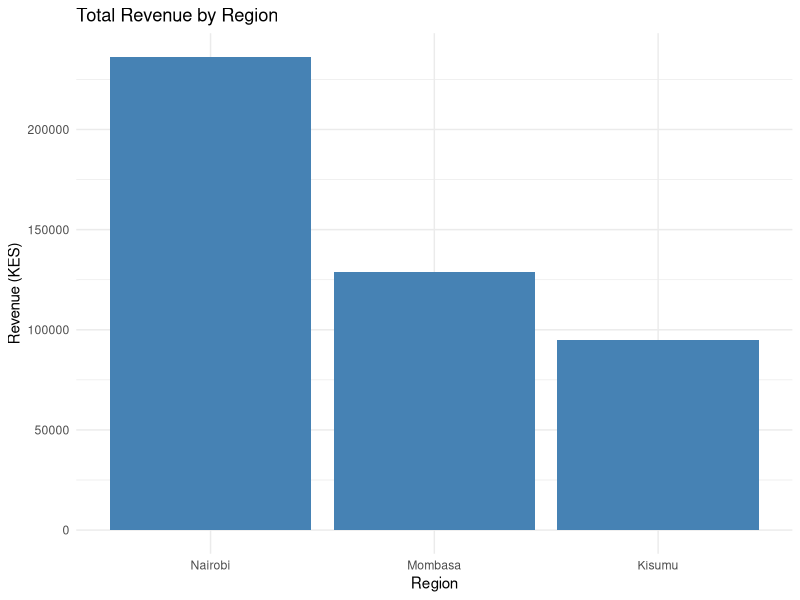
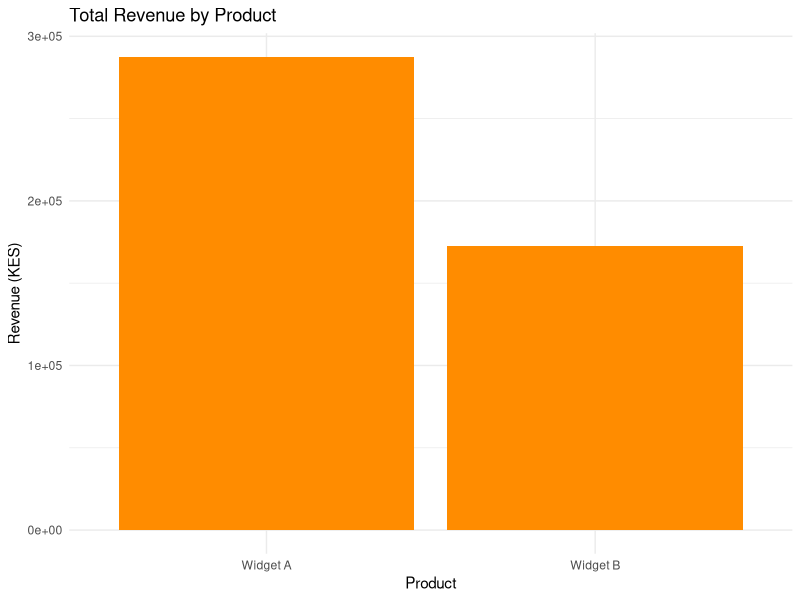
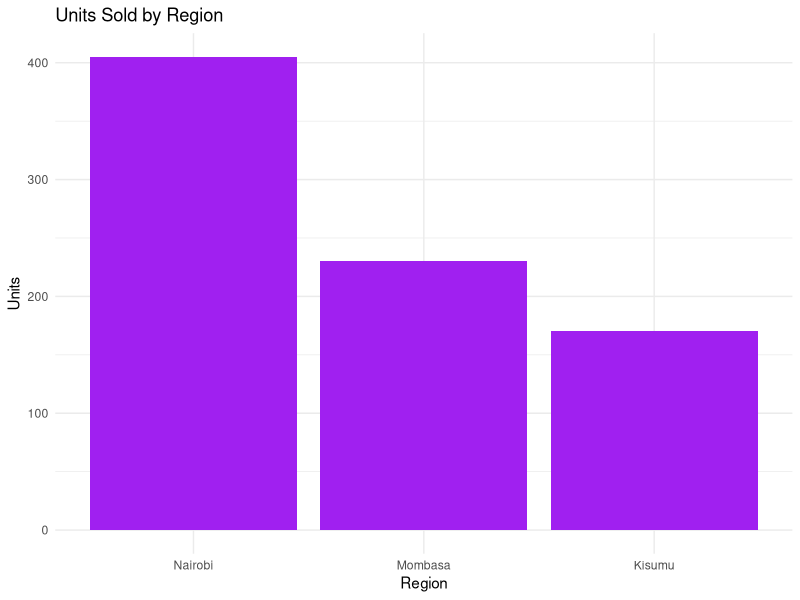

Here is the R script that generated these plots, in order:
# analysis.R
# Simple exploratory analysis of weekly sales data
# This is the script people will edit during the Git tutorial

library(dplyr)
library(ggplot2)

# --- Load data ---
sales <- read.csv("data/sales_sample.csv")

# --- Quick look ---
str(sales)
summary(sales)

# --- Total revenue by region ----
revenue_by_region <- sales %>%
  group_by(region) %>%
  summarise(total_revenue = sum(revenue), .groups = "drop") %>%
  arrange(desc(total_revenue))

print(revenue_by_region)

# --- Total revenue by region  ---
ggplot(revenue_by_region, aes(x = reorder(region, -total_revenue), y = total_revenue)) +
  geom_col(fill = "steelblue") +
  labs(
    title = "Total Revenue by Region",
    x = "Region",
    y = "Revenue (KES)"
  ) +
  theme_minimal()

# TODO (tutorial exercise): add a second summary, e.g. revenue by product,
# commit it, push it, and open a pull 
# --- Total revenue by region (edited on GitHub) ---
revenue_by_product <- sales %>%
  group_by(product) %>%
  summarise(
    total_units = sum(units_sold),
    total_revenue = sum(revenue),
    .groups = "drop"
  ) %>%
  arrange(desc(total_revenue))

print(revenue_by_product)
# --- Plot: revenue by product ---
ggplot(revenue_by_product, aes(x = product, y = total_revenue)) +
  geom_col(fill = "darkorange") +
  labs(
    title = "Total Revenue by Product",
    x = "Product",
    y = "Revenue (KES)"
  ) +
  theme_minimal()

# --- Units sold by region ---
units_by_region <- sales %>%
  group_by(region) %>%
  summarise(total_units = sum(units_sold), .groups = "drop") %>%
  arrange(desc(total_units))

print(units_by_region)

ggplot(units_by_region, aes(x = reorder(region, -total_units), y = total_units)) +
  geom_col(fill = "purple") +
  labs(
    title = "Units Sold by Region",
    x = "Region",
    y = "Units"
  ) +
  theme_minimal()
